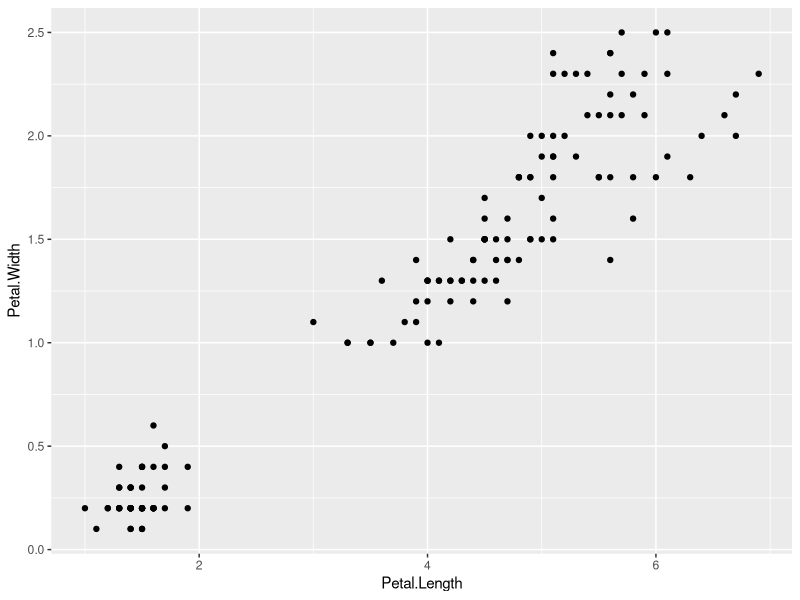
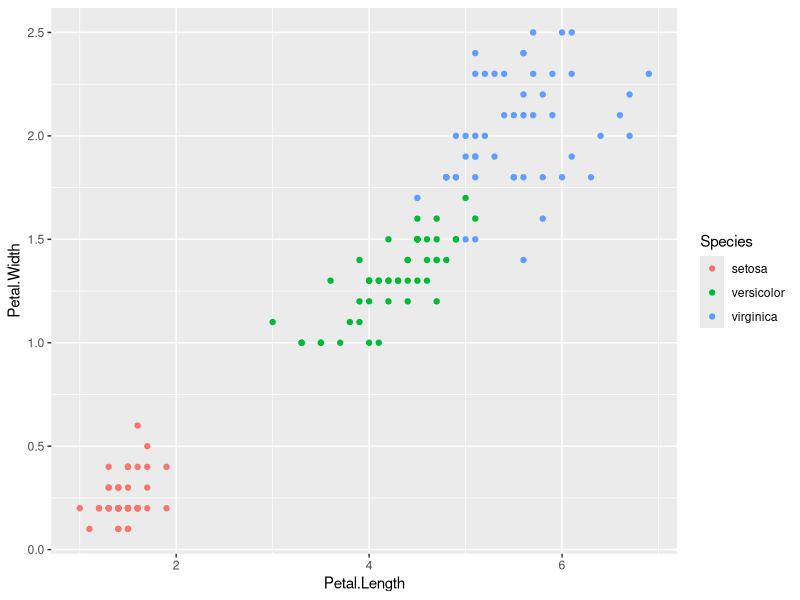
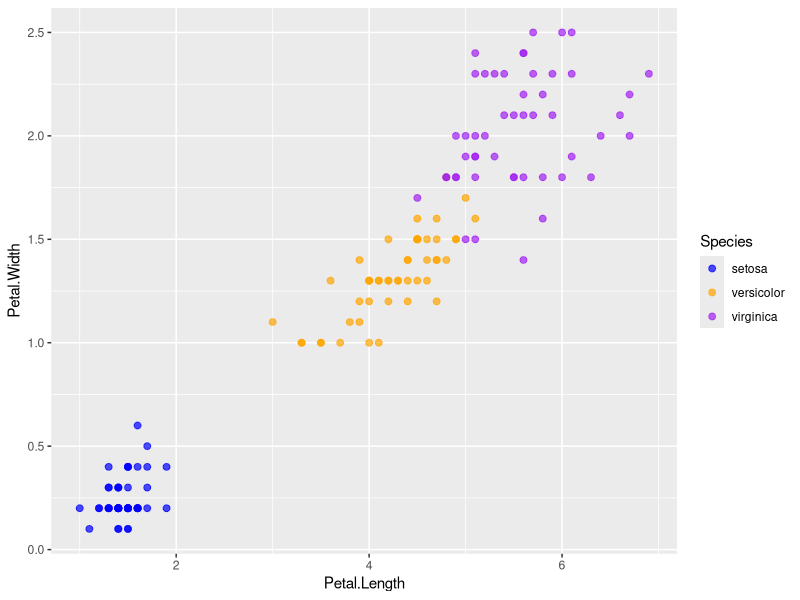
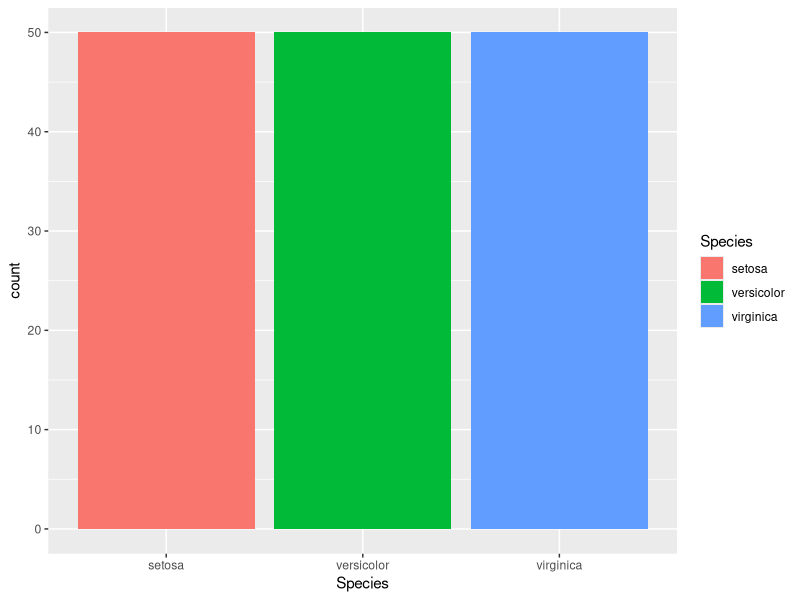
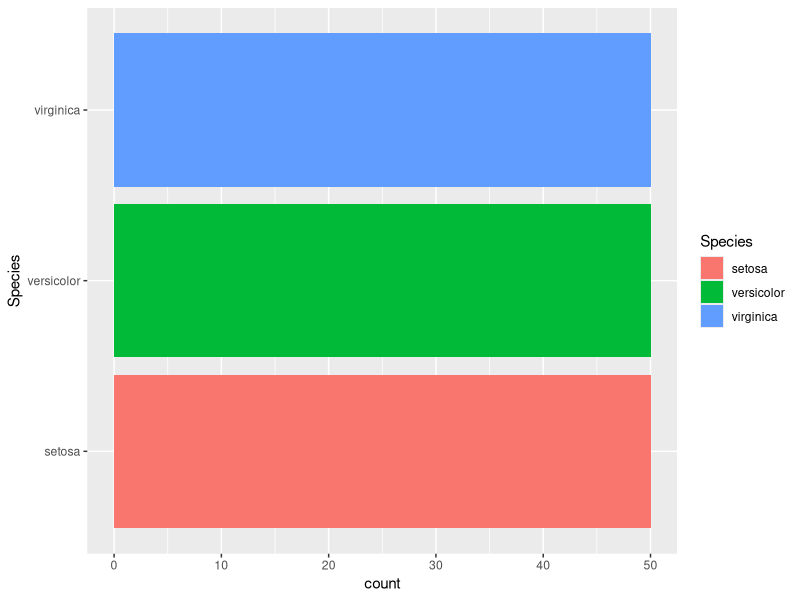
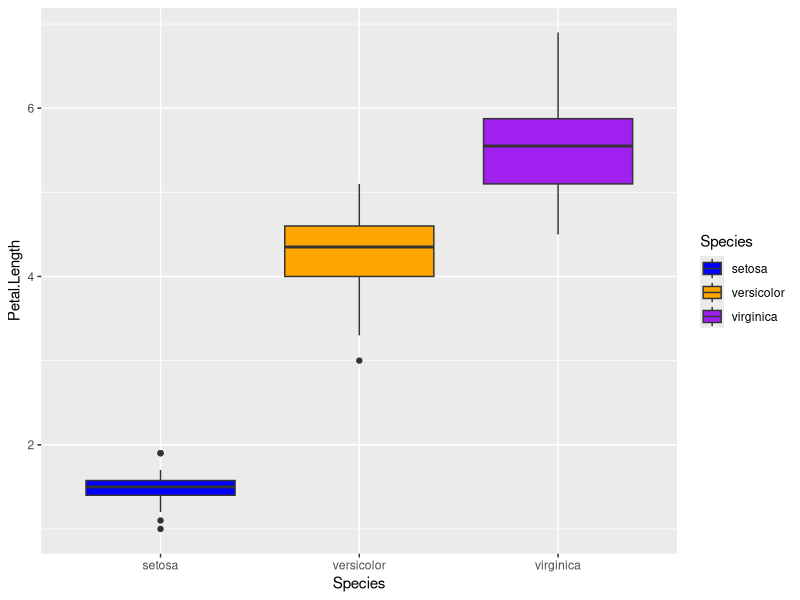
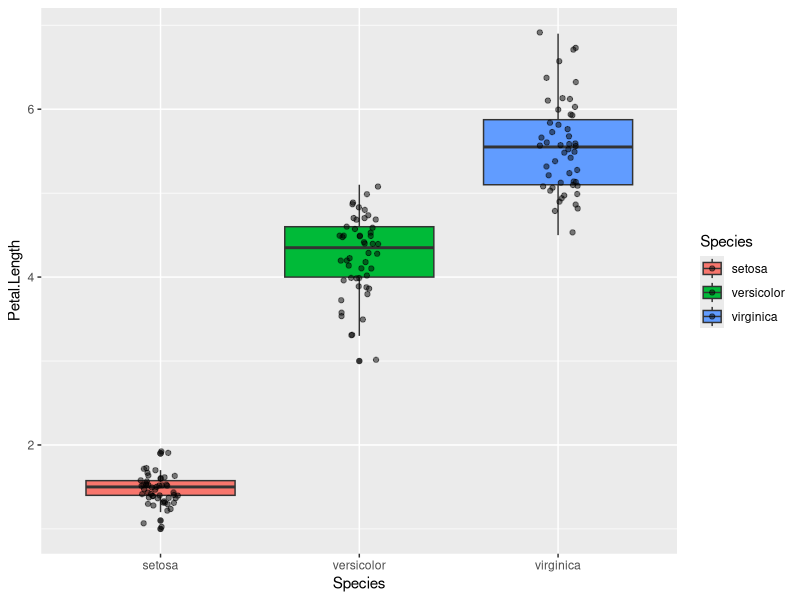
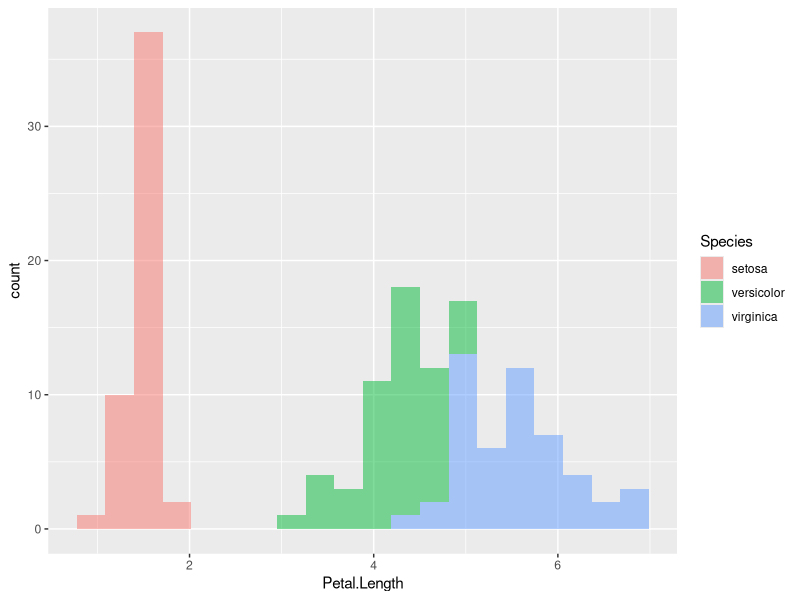

Source code (R) for these figures, in order:

# ------------------------------------------------------
# IRIS DATA ANALYSIS PROJECT
# ------------------------------------------------------

# 1. SETUP
library(tidyverse)

# 2. LOAD DATA
data(iris)

# 3. UNDERSTAND DATA
head(iris)
str(iris)
summary(iris)

# 4. SELECT DATA 
iris |>
  select(Species, Petal.Length, Petal.Width) # three types: setosa, versicolor, virginica

# 5. FILTER DATA
iris |>
  filter(Species == "setosa")

# 6. CREATE VARIABLES
iris |>
  mutate(
    Petal.Ratio = Petal.Length / Petal.Width
  )

# 7. SUMMARISE DATA
iris |>
  summarise(
    average_petal_length = mean(Petal.Length)
  )

# 8. GROUP DATA 
iris |>
  group_by(Species) |>
  summarise(
    average_petal_length = mean(Petal.Length),
    average_petal_width = mean(Petal.Width)
  )

# 9. VISUALISE
ggplot(iris, aes(x = Petal.Length, y = Petal.Width)) + 
  geom_point() #ggplot(DATA, aes(MAPPING))


# scatter plot - color by species
ggplot(
  iris, 
  aes(
    x = Petal.Length,
    y = Petal.Width,
    colour = Species
  )
) + 
  geom_point() # indicates the type of graph 

# choose your own color 
ggplot(
  iris, 
  aes( # which variable detrmines the color?
    x = Petal.Length,
    y = Petal.Width,
    colour = Species
  )
) + 
  geom_point(size = 2, alpha = 0.7) + # alpha controls transparency
  scale_colour_manual( # what colors to use?
    values = c(
      'setosa' = 'blue',
      'versicolor' = 'orange',
      'virginica' = 'purple'
    )
  )


# bar chart
ggplot(
  iris, 
  aes(
    x = Species,
    fill = Species # fill is inside of the shape while color is outline/edge
    )
  ) +
  geom_bar()


# bar chart (horizontal)
ggplot(
  iris, 
  aes(
    x = Species,
    fill = Species # fill is inside of the shape while color is outline/edge
  )
) +
  geom_bar() +
  coord_flip() # switches the axes

# box and whisker plot
ggplot(
  iris, 
  aes(
    x = Species, 
    y = Petal.Length,
    fill = Species
  )
) + 
  geom_boxplot() +
  scale_fill_manual(
    values = c(
      'setosa' = 'blue',
      'versicolor' = 'orange',
      'virginica' = 'purple'
    )
  )

## include actual observations on top of box plot

ggplot(
  iris,
  aes(
    x = Species,
    y = Petal.Length,
    fill = Species
  )
) +
  geom_boxplot() +
  geom_jitter(
    width = 0.1,
    alpha = 0.5
  )


# histograms

ggplot(
  iris, 
  aes(x = Petal.Length, fill = Species)
) +
  geom_histogram(
    bins = 20,
    alpha = 0.5
  )

ggplot(
  iris,
  aes(
    x = Petal.Length,
    y = Petal.Width
  )
) + 
  geom_point() +
  facet_wrap(~ Species) # creates seperate plot for each Species


## ggplot pattern
## DATA,
## aes (
##  x = VARIABLE,
##  y = VARIABLE,
##  colour = VARIABLE,
##  fill = VARIABLE
## )
##) +
## GEOMETRY()


# color = color of line / point outlines
# fill = inside color of shapes
# shape = shape of points
